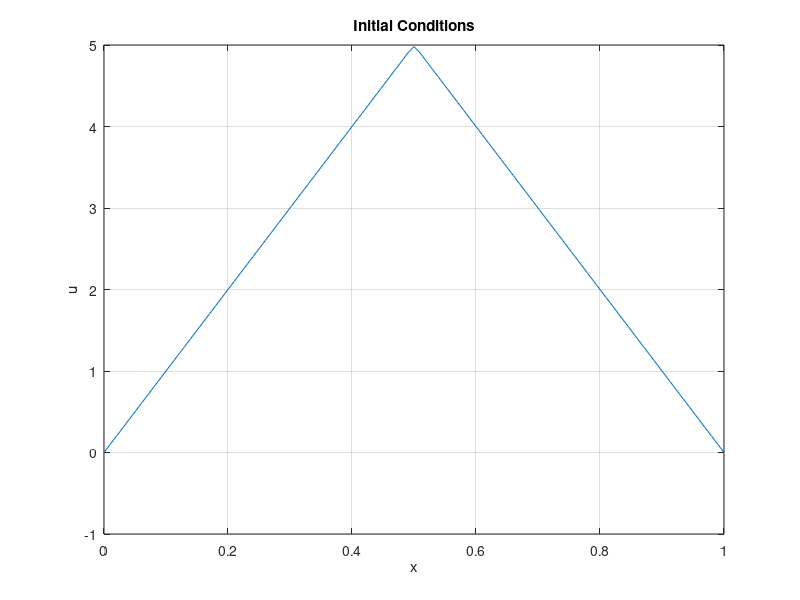

The MATLAB source for this figure:
%Question2
clc
clear

%initial conditions
t=0;
x = [0:0.01:1];
for m = 0:50
    u(:,m+1) = (-1).^m.*40/((2.*m+1).^2.*pi.^2)*sin((2.*m+1).*pi.*x);
end
for i=1:length(x)
    uValues(i) = sum(u(i,:));
end
%plot the initial conditions
plot(x,uValues);
grid on
xlabel('x');
ylabel('u');
title('Initial Conditions');
